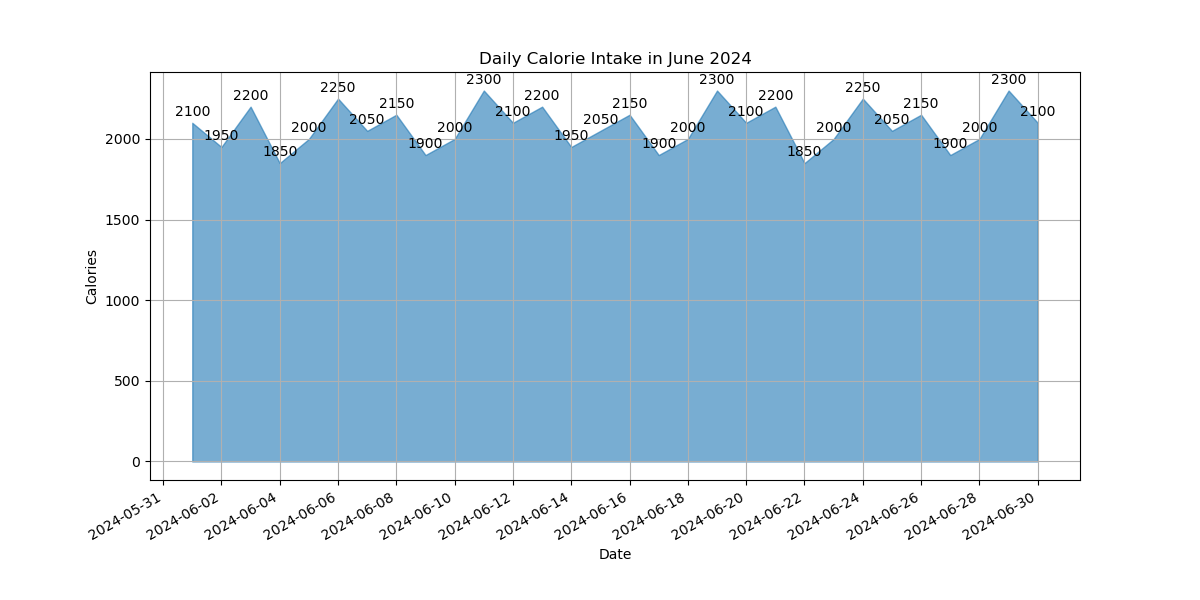

This figure's Python source:

import matplotlib.pyplot as plt
import pandas as pd
import matplotlib.dates as mdates

# Data
data = {
    'Date': [
        '2024-06-01', '2024-06-02', '2024-06-03', '2024-06-04', '2024-06-05',
        '2024-06-06', '2024-06-07', '2024-06-08', '2024-06-09', '2024-06-10',
        '2024-06-11', '2024-06-12', '2024-06-13', '2024-06-14', '2024-06-15',
        '2024-06-16', '2024-06-17', '2024-06-18', '2024-06-19', '2024-06-20',
        '2024-06-21', '2024-06-22', '2024-06-23', '2024-06-24', '2024-06-25',
        '2024-06-26', '2024-06-27', '2024-06-28', '2024-06-29', '2024-06-30'
    ],
    'Calories': [
        2100, 1950, 2200, 1850, 2000, 2250, 2050, 2150, 1900, 2000,
        2300, 2100, 2200, 1950, 2050, 2150, 1900, 2000, 2300, 2100,
        2200, 1850, 2000, 2250, 2050, 2150, 1900, 2000, 2300, 2100
    ]
}

# Convert to DataFrame
df = pd.DataFrame(data)
df['Date'] = pd.to_datetime(df['Date'])

# Plot
fig, ax = plt.subplots(figsize=(12, 6))

# Area chart
ax.fill_between(df['Date'], df['Calories'], color='#1f77b4', alpha=0.6)

# Formatting
ax.xaxis.set_major_formatter(mdates.DateFormatter('%Y-%m-%d'))
ax.xaxis.set_major_locator(mdates.DayLocator(interval=2))
fig.autofmt_xdate()

# Annotations
for i, txt in enumerate(df['Calories']):
    ax.annotate(txt, (df['Date'][i], df['Calories'][i]), textcoords="offset points", xytext=(0,5), ha='center')

# Labels and title
plt.xlabel('Date')
plt.ylabel('Calories')
plt.title('Daily Calorie Intake in June 2024')
plt.grid(True)

plt.show()
